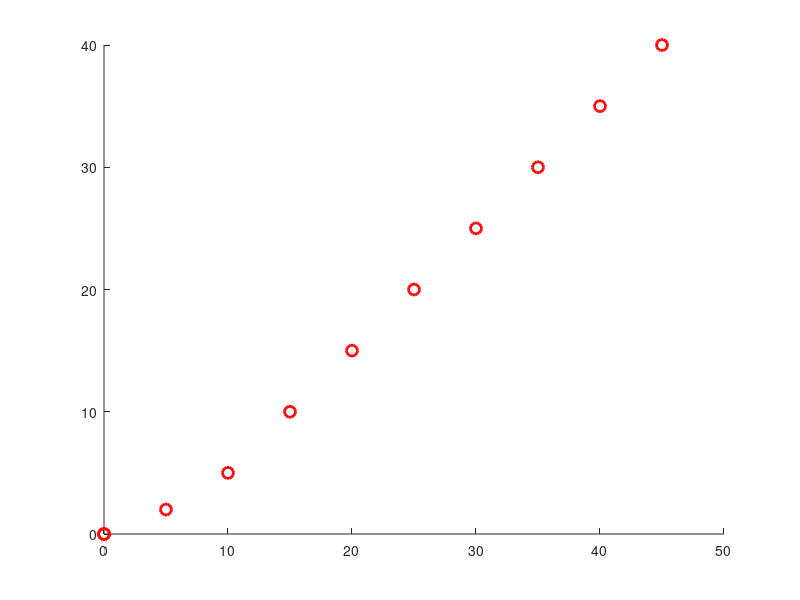

This figure's MATLAB source: (Note: this script raises an error after producing the figure.)
clc;
close all;
clear;

% Parameters
m = 5.0;    % mass of the drone (kg)
g = 9.81;   % gravitational acceleration (m/s^2)
Ix = 0.01;  % Moment of inertia around x-axis (kg*m^2)
Iy = 0.01;  % Moment of inertia around y-axis (kg*m^2)
Iz = 0.02;  % Moment of inertia around z-axis (kg*m^2)

% PID controller gains
Kp_pos = 5.0;  % Proportional gain for position
Ki_pos = 0.4;  % Integral gain for position
Kd_pos = 6.8;  % Derivative gain for position

% PID gains for yaw, roll, and pitch
Kp_yaw = 2.5;  % Proportional gain for yaw
Ki_yaw = 0.5;  % Integral gain for yaw
Kd_yaw = 2.0;  % Derivative gain for yaw

Kp_pitch = 3.0;  % Proportional gain for pitch
Ki_pitch = 0.8;  % Integral gain for pitch
Kd_pitch = 3.0;  % Derivative gain for pitch

Kp_roll = 3.0;  % Proportional gain for roll
Ki_roll = 0.8;  % Integral gain for roll
Kd_roll = 3.0;  % Derivative gain for roll

% Time interval for plotting arrows (in seconds)
arrow_plot_interval = 2.0;  % Plot arrows every 2 seconds

% State-space matrices
A = [0, 0, 0, 1, 0, 0;   % x_dot = u
     0, 0, 0, 0, 1, 0;   % y_dot = v
     0, 0, 0, 0, 0, 1;   % z_dot = w
     0, 0, 0, 0, 0, 0;   % u_dot = controlled by input
     0, 0, 0, 0, 0, 0;   % v_dot = controlled by input
     0, 0, 0, 0, 0, 0];  % w_dot = controlled by input

B = [0, 0, 0; 
     0, 0, 0; 
     0, 0, 0; 
     1/m, 0, 0; 
     0, 1/m, 0; 
     0, 0, 1/m];

C = eye(12);
D = zeros(12, 6);

% Initial conditions
x0 = [0; 0; 0; 0; 0; 0; 0; 0; 0; 0; 0; 0];  % [x; y; z; u; v; w; phi; theta; psi; p; q; r]
yaw0 = 0;
pitch0 = 0;
roll0 = 0;

% Updated waypoints for smoother yaw transitions, including return to origin
waypoints = [0, 0, 10; 
             5, 2, 12; 
             10, 5, 14; 
             15, 10, 16; 
             20, 15, 18; 
             25, 20, 20; 
             30, 25, 18; 
             35, 30, 16; 
             40, 35, 14; 
             45, 40, 12;
             0, 0, 10];  % Final waypoint returns to origin

current_waypoint = 1;
tolerance = 0.5; % Distance tolerance to consider waypoint reached

% Time step
dt = 0.01;
time = 0:dt:120;  % Extended time to accommodate return to origin

% Initialize state
x = x0;
yaw = yaw0;
pitch = pitch0;
roll = roll0;

% Initialize arrays for storing results
x_array = zeros(12, length(time));
yaw_array = zeros(1, length(time));
pitch_array = zeros(1, length(time));
roll_array = zeros(1, length(time));

% PID integrals
integral_error_pos = [0; 0; 0];
integral_error_yaw = 0;
integral_error_pitch = 0;
integral_error_roll = 0;

% Initialize figure for plotting
figure;
hold on;
plot3(waypoints(:,1), waypoints(:,2), waypoints(:,3), 'ro', 'MarkerSize', 8, 'LineWidth', 2);

% Simulation loop
for t = 1:length(time)
    % Check if the current waypoint is reached
    if norm([x(1) - waypoints(current_waypoint, 1), x(2) - waypoints(current_waypoint, 2), x(3) - waypoints(current_waypoint, 3)]) < tolerance
        % Move to the next waypoint if available
        if current_waypoint < size(waypoints, 1)
            current_waypoint = current_waypoint + 1;
        end
    end
    
    % Desired position and orientation
    x_des = waypoints(current_waypoint, 1);
    y_des = waypoints(current_waypoint, 2);
    z_des = waypoints(current_waypoint, 3);
    
    % Position errors
    error_pos = [x_des - x(1); y_des - x(2); z_des - x(3)];

    % Update integral errors for position
    integral_error_pos = integral_error_pos + error_pos * dt;
    
    % Desired velocities (PID control)
    u_des = Kp_pos * error_pos(1) + Ki_pos * integral_error_pos(1) - Kd_pos * x(4);
    v_des = Kp_pos * error_pos(2) + Ki_pos * integral_error_pos(2) - Kd_pos * x(5);
    w_des = Kp_pos * error_pos(3) + Ki_pos * integral_error_pos(3) - Kd_pos * x(6);
    
    % Yaw control
    yaw_error = atan2(y_des - x(2), x_des - x(1)) - yaw;
    integral_error_yaw = integral_error_yaw + yaw_error * dt;
    yaw_dot = Kp_yaw * yaw_error + Ki_yaw * integral_error_yaw - Kd_yaw * yaw;

    % Pitch control: make pitch respond to forward/backward movement
    pitch_error = u_des;  % Pitch to control forward velocity
    integral_error_pitch = integral_error_pitch + pitch_error * dt;
    pitch_dot = Kp_pitch * pitch_error + Ki_pitch * integral_error_pitch - Kd_pitch * pitch;

    % Roll control: make roll respond to lateral movement
    roll_error = v_des;  % Roll to control lateral velocity
    integral_error_roll = integral_error_roll + roll_error * dt;
    roll_dot = Kp_roll * roll_error + Ki_roll * integral_error_roll - Kd_roll * roll;

    % Update roll, pitch, and yaw
    roll = roll + roll_dot * dt;
    pitch = pitch + pitch_dot * dt;
    yaw = yaw + yaw_dot * dt;

    % Store orientation for later analysis
    roll_array(t) = roll;
    pitch_array(t) = pitch;
    yaw_array(t) = yaw;
    
    % Input vector u(t) [u_des; v_des; w_des; p_des; q_des; r_des]
    u = [u_des; v_des; w_des; roll_dot; pitch_dot; yaw_dot];
    
    % State-space equation
    x_dot = A * x + B * u;
    
    % Update state variables
    x = x + x_dot * dt;
    
    % Store results
    x_array(:, t) = x;

    % Plot direction arrows at intervals based on the specified time interval
    if mod(t*dt, arrow_plot_interval) < dt && current_waypoint < size(waypoints, 1)
        % Calculate rotation matrix from Euler angles (roll, pitch, yaw)
        R_yaw = [cos(yaw), -sin(yaw), 0;
                 sin(yaw),  cos(yaw), 0;
                 0,         0,        1];
             
        R_pitch = [cos(pitch), 0, sin(pitch);
                   0,          1, 0;
                  -sin(pitch), 0, cos(pitch)];
              
        R_roll = [1, 0,          0;
                  0, cos(roll), -sin(roll);
                  0, sin(roll),  cos(roll)];
              
        % Overall rotation matrix
        R = R_yaw * R_pitch * R_roll;
        
        % Direction vector (pointing forward along the x-axis in body frame)
        direction = R * [1; 0; 0];
        
        % Plot the arrow
        quiver3(x_array(1,t), x_array(2,t), x_array(3,t), direction(1), direction(2), direction(3), 2, 'r', 'LineWidth', 1.2, 'MaxHeadSize', 1);
    end
end

% Final plot adjustments
plot3(x_array(1,:), x_array(2,:), x_array(3,:), 'b', 'LineWidth', 1.5);
xlabel('X Position (m)');
ylabel('Y Position (m)');
zlabel('Z Position (m)');
title('Drone Path in 3D with Waypoints and Direction Arrows');
grid on;
view(3);  % Ensure the plot is in 3D view
hold off;

% Plot roll, pitch, yaw variations
figure;
subplot(3,1,1);
plot(time, roll_array, 'r');
xlabel('Time (s)');
ylabel('Roll (rad)');
title('Drone Roll Angle');

subplot(3,1,2);
plot(time, pitch_array, 'g');
xlabel('Time (s)');
ylabel('Pitch (rad)');
title('Drone Pitch Angle');

subplot(3,1,3);
plot(time, yaw_array, 'b');
xlabel('Time (s)');
ylabel('Yaw (rad)');
title('Drone Yaw Angle');
